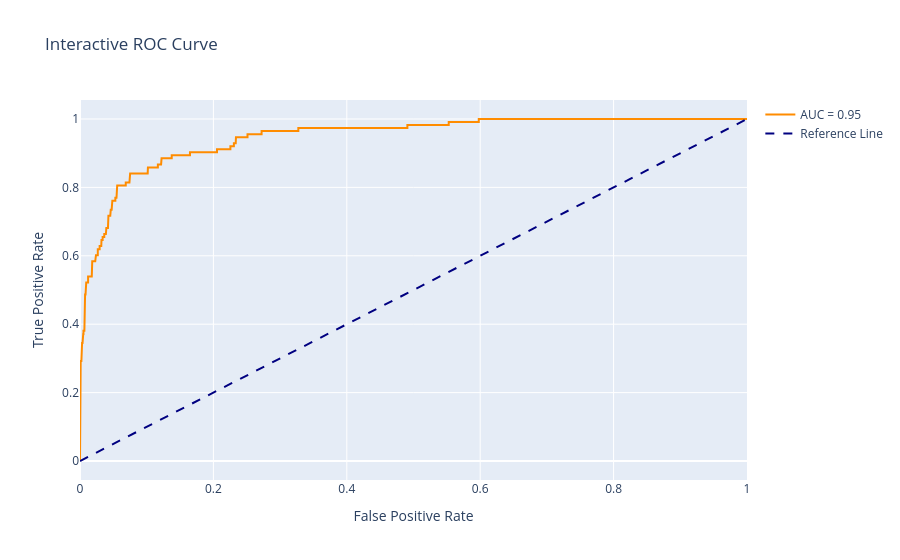

The notebook cell this image was saved under:
### Code cell
import plotly.graph_objs as go

trace = go.Scatter(x=fpr, y=tpr, mode='lines', name='AUC = %0.2f' % auc,
                   line=dict(color='darkorange', width=2))
reference_line = go.Scatter(x=[0,1], y=[0,1], mode='lines', name='Reference Line',
                            line=dict(color='navy', width=2, dash='dash'))
fig = go.Figure(data=[trace, reference_line])
fig.update_layout(title='Interactive ROC Curve',
                  xaxis_title='False Positive Rate',
                  yaxis_title='True Positive Rate')
fig.show()

### Figure 1 — Plotly figure (JSON) as saved in the notebook; plotly's stock layout.template omitted (floating-point values rounded to 4 significant figures; data arrays with more than 128 entries replaced by an {"elided": "..."} marker saying what was removed)
{"data": [{"line": {"color": "darkorange", "width": 2}, "mode": "lines", "name": "AUC = 0.95", "type": "scatter", "x": {"elided": "134 float values"}, "y": {"elided": "134 float values"}}, {"line": {"color": "navy", "dash": "dash", "width": 2}, "mode": "lines", "name": "Reference Line", "type": "scatter", "x": [0, 1], "y": [0, 1]}], "layout": {"title": {"text": "Interactive ROC Curve"}, "xaxis": {"title": {"text": "False Positive Rate"}}, "yaxis": {"title": {"text": "True Positive Rate"}}}}
